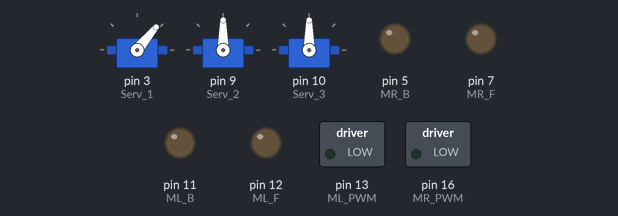
A sketch run on a simulated Arduino Uno, built with avr-gcc and run on an emulated ATmega328P. Parts: 3 × servo, switched loads named in the sketch (green lamp = pin HIGH), output pins drawn as LEDs (lit = HIGH).

Above: at 0.05 s.
At 12.0 s:
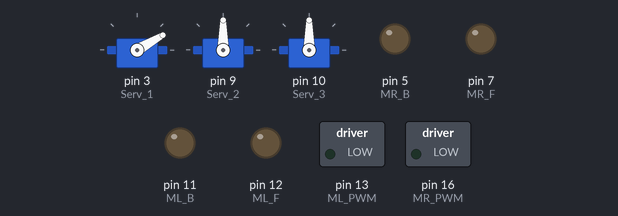
Timing chart, 0 to 15.6 s (numbered marks = the images above):
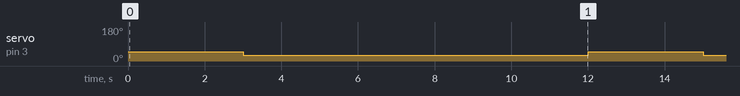

Measured:
- by itself, servo on pin 3 (Serv_1): alternates 50° for 3.0 s and 30° for 9.0 s

The sketch:

Arduino_Spli_Test.ino
```cpp
#include "Motors.h"


void setup()
{
  Motor_voidInit();

}

void loop() {
  Servo1_voidMove(50);
  delay(3000);
  Servo1_voidMove(30);
  delay(3000);
  Servo1_voidMove(30);
  delay(3000);
  Servo1_voidMove(30);
  delay(3000);
}
```

Motors.cpp
```cpp
#include "Motors.h"

#include<Servo.h>

/********************************** DEFINITION OF DC MOTORS PINS  **********************************/
#define ML_F    12
#define ML_B    11
#define ML_PWM  13
#define MR_F    7
#define MR_B    5
#define MR_PWM  16
#define Serv_1  3
#define Serv_2  9
#define Serv_3  10
Servo servo1 ;
Servo servo2 ;
Servo servo3 ;

/********************************** FUNCTION TO INITIALIZE ALL MOTORS PINS AS OUTPUT  **********************************/
void Motor_voidInit()
{
  pinMode(ML_F,OUTPUT);
  pinMode(ML_B,OUTPUT);
  pinMode(ML_PWM,OUTPUT);
  pinMode(MR_F,OUTPUT);
  pinMode(MR_B,OUTPUT);
  pinMode(MR_PWM,OUTPUT);
  servo1.attach(Serv_1);
  servo2.attach(Serv_2);
  servo3.attach(Serv_3);
}


/****************************************** MOVING FUNCTIONS **************************************/
void Move_voidForw()
{
  digitalWrite(ML_F,HIGH);
  digitalWrite(ML_B,LOW);
  digitalWrite(MR_F,HIGH);
  digitalWrite(MR_B,LOW);
}

void Move_voidBack()
{
  digitalWrite(ML_F,LOW);
  digitalWrite(ML_B,HIGH);
  digitalWrite(MR_F,LOW);
  digitalWrite(MR_B,HIGH);
}

void Move_voidLeft()
{
  digitalWrite(ML_F,HIGH);
  digitalWrite(ML_B,LOW);
  digitalWrite(MR_F,LOW);
  digitalWrite(MR_B,HIGH);
}

void Move_voidRight()
{
  digitalWrite(ML_F,LOW);
  digitalWrite(ML_B,HIGH);
  digitalWrite(MR_F,HIGH);
  digitalWrite(MR_B,LOW);
}

void Move_voidStop()
{
  digitalWrite(ML_F,LOW);
  digitalWrite(ML_B,LOW);
  digitalWrite(MR_F,LOW);
  digitalWrite(MR_B,LOW);
}

void Servo1_voidMove( int degree )
{
  servo1.write(degree);
}
void Servo2_voidMove( int degree )
{
  servo1.write(degree);
}
void Servo3_voidMove( int degree )
{
  servo1.write(degree);
}
```

Motors.h
```cpp
#ifndef MOTORS_H
#define MOTORS_H
#include <Arduino.h>


void Motor_voidInit();
void Move_voidForw();
void Move_voidBack();
void Move_voidLeft();
void Move_voidRight();
void Move_voidStop();
void Servo1_voidMove( int degree );
void Servo2_voidMove( int degree );
void Servo3_voidMove( int degree );


#endif
```
